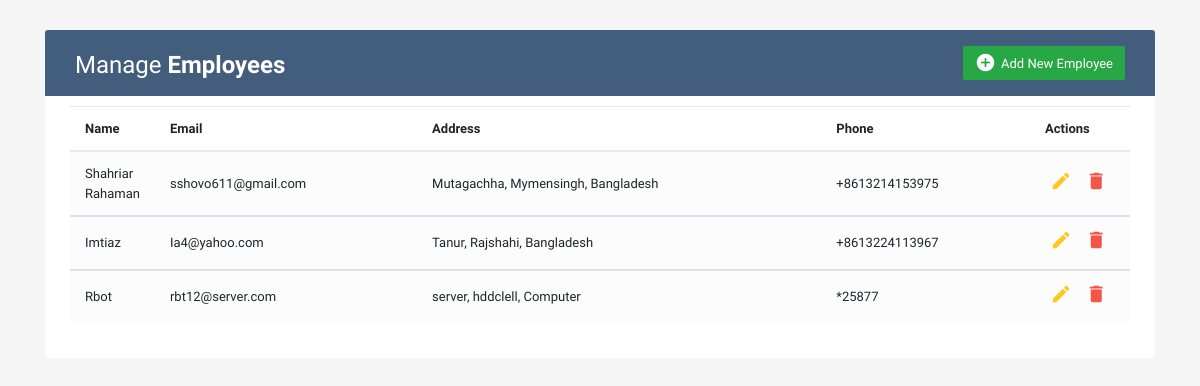
The page / on the database its author committed.
### crud/models.py (models this page shows, shortened)
class Employee_List_Database(models.Model):
    name=models.CharField(max_length=30)
    email=models.CharField(max_length=30)
    address=models.TextField()
    phone=models.CharField(max_length=15)

### crud/views.py (the view)
# urls.py: path('', views.Index.as_view(), name='index' ),
class Index(ListView):
    context_object_name='employess'
    model=models.Employee_List_Database
    template_name='index.html'

### crud/templates/index.html (shortened to what this page needs)
{% extends 'base.html' %}
{% block body %}
<div class="container-xl">
	<div class="table-responsive">
		<div class="table-wrapper">
			<div class="table-title">
				<div class="row">
					<div class="col-sm-6">
						<h2>Manage <b>Employees</b></h2>
					</div>
					<div class="col-sm-6">
						<a href="{% url 'crud:add' %}" class="btn btn-success" ><i class="material-icons">&#xE147;</i> <span>Add New Employee</span></a>
					</div>
				</div>
			</div>
			<table class="table table-striped table-hover">
				<thead>
					<tr>
						<th>Name</th>
						<th>Email</th>
						<th>Address</th>
						<th>Phone</th>
						<th>Actions</th>
					</tr>
				</thead>
				<tbody>
                    {% for i in employess %}
					<tr>
						<td>{{i.name}}</td>
						<td>{{i.email}}</td>
						<td>{{i.address}}</td>
						<td>{{i.phone}}</td>
						<td>
							<a href="{% url 'crud:update' pk=i.pk %}" class="edit" ><i class="material-icons"  title="Edit">&#xE254;</i></a>
							<a href="{% url 'crud:delete' pk=i.pk %}" class="delete" ><i class="material-icons"  title="Delete">&#xE872;</i></a>
						</td>
				</tbody>
                {% endfor %}
			</table>
		</div>
	</div>
</div>
{% endblock %}

### crud/templates/base.html (shortened to what this page needs)
<!DOCTYPE html>
<html lang="en">
<head>
<link rel="stylesheet" href="https://stackpath.bootstrapcdn.com/bootstrap/4.5.0/css/bootstrap.min.css">
<link rel="stylesheet" href="https://maxcdn.bootstrapcdn.com/font-awesome/4.7.0/css/font-awesome.min.css">
</head>
{% block body %}
{% endblock %}
</html>

### crud/templates/base.html (style rules this page uses)
.table-responsive { margin: 30px 0; }
.table-wrapper { background: #fff; padding: 20px 25px; border-radius: 3px; min-width: 1000px; box-shadow: 0 1px 1px rgba(0,0,0,.05); }
.table-title { padding-bottom: 15px; background: #435d7d; color: #fff; padding: 16px 30px; min-width: 100%; margin: -20px -25px 10px; border-radius: 3px 3px 0 0; }
.table-title h2 { margin: 5px 0 0; font-size: 24px; }
.table-title .btn { color: #fff; float: right; font-size: 13px; border: none; min-width: 50px; border-radius: 2px; border: none; outline: none !important; margin-left: 10px; }
.table-title .btn i { float: left; font-size: 21px; margin-right: 5px; }
.table-title .btn span { float: left; margin-top: 2px; }
table.table tr th, table.table tr td { border-color: #e9e9e9; padding: 12px 15px; vertical-align: middle; }
table.table tr th:first-child { width: 60px; }
table.table tr th:last-child { width: 100px; }
table.table-striped tbody tr:nth-of-type(odd) { background-color: #fcfcfc; }
table.table td:last-child i { opacity: 0.9; font-size: 22px; margin: 0 5px; }
table.table td a { font-weight: bold; color: #566787; display: inline-block; text-decoration: none; outline: none !important; }
table.table td a.edit { color: #FFC107; }
table.table td a.delete { color: #F44336; }
table.table td i { font-size: 19px; }

### rows shown on the page
Employee_List_Database: name "Shahriar Rahaman", email "sshovo611@gmail.com", address "Mutagachha, Mymensingh, Bangladesh", phone "+8613214153975"
Employee_List_Database: name "Imtiaz", email "Ia4@yahoo.com", address "Tanur, Rajshahi, Bangladesh", phone "+8613224113967"
Employee_List_Database: name "Rbot", email "rbt12@server.com", address "server, hddclell, Computer", phone "*25877"
